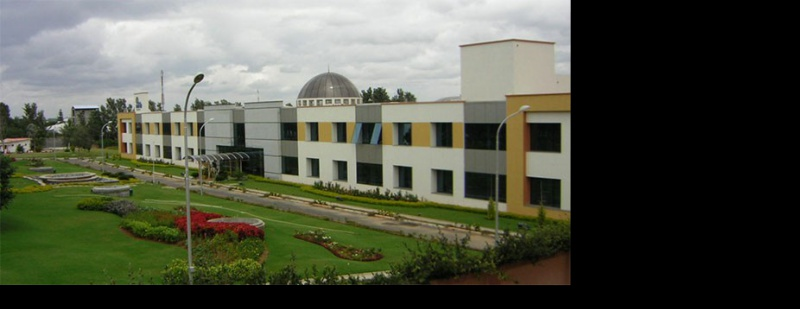
#> input picture Panorama/Panorama_image.jpg, 800 x 309 px
$ python -i panorama.py   (imports and definitions only)
#> lines starting #> are read from the running program, lines starting #| are printed output that depends on the picture
import numpy as np
import imutils
import cv2

class Panorama:

    def image_stitch(self, images, lowe_ratio=0.75, max_Threshold=4.0,match_status=False):
        #detect the features and keypoints from SIFT
        (imageB, imageA) = images
        (KeypointsA, features_of_A) = self.Detect_Feature_And_KeyPoints(imageA)
        (KeypointsB, features_of_B) = self.Detect_Feature_And_KeyPoints(imageB)

        #got the valid matched points
        Values = self.matchKeypoints(KeypointsA, KeypointsB,features_of_A, features_of_B, lowe_ratio, max_Threshold)
        if Values is None:
            return None

        #to get perspective of image using computed homography
        (matches, Homography, status) = Values
        result_image = self.getwarp_perspective(imageA,imageB,Homography)
        result_image[0:imageB.shape[0], 0:imageB.shape[1]] = imageB

        # check to see if the keypoint matches should be visualized
        if match_status:
            vis = self.draw_Matches(imageA, imageB, KeypointsA, KeypointsB, matches,status)

            return (result_image, vis)

        return result_image

    # [56 lines left out: functions getwarp_perspective, Detect_Feature_And_KeyPoints, get_Allpossible_Match, All_validmatches, Compute_Homography, matchKeypoints, not called in this run]

    def get_image_dimension(self,image):
        (h,w) = image.shape[:2]
        return (h,w)

    # [21 lines left out: functions get_points, draw_Matches, not called in this run]

>>> import cv2
>>> picture = cv2.imread('Panorama_image.jpg', cv2.IMREAD_GRAYSCALE)
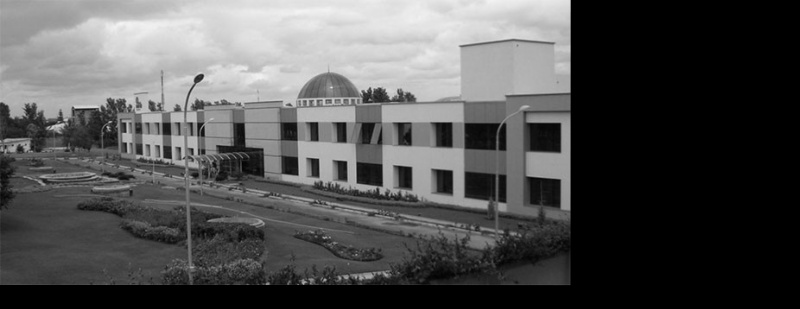
#> picture: shape (309, 800); min 0, max 244, mean 81.2
>>> result = Panorama().image_stitch(picture)
#> (the run stopped early here; a loop or call above may not have finished)

$ run again, on Panorama/Matched_points.jpg
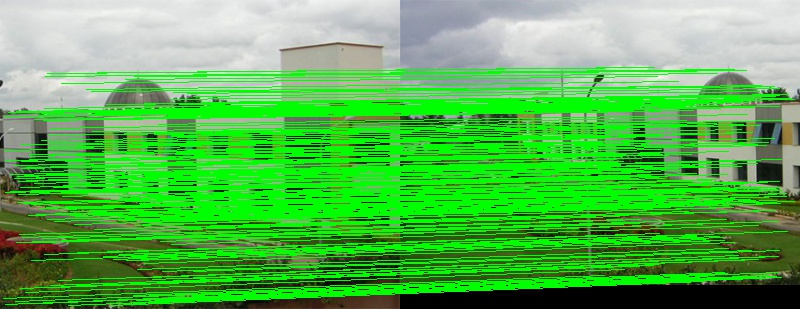
#> input picture Panorama/Matched_points.jpg, 800 x 309 px
#> `picture = cv2.imread('Panorama_image.jpg', cv2.IMREAD_GRAYSCALE)`:
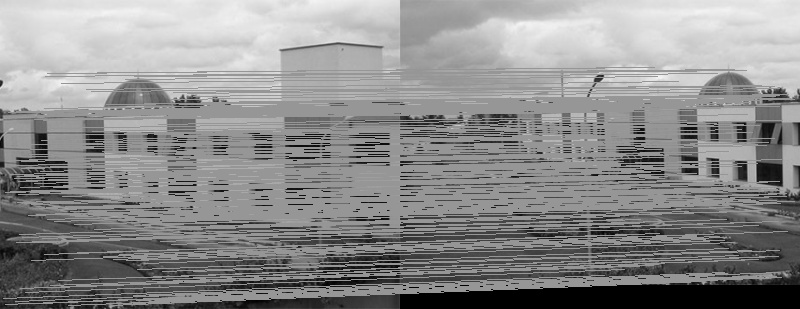
#> picture: shape (309, 800); min 0, max 244, mean 139.8
